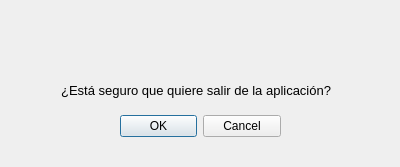
<?xml version="1.0" encoding="UTF-8"?>
<ui version="4.0">
 <class>venAviso</class>
 <widget class="QDialog" name="venAviso">
  <property name="geometry">
   <rect>
    <x>0</x>
    <y>0</y>
    <width>400</width>
    <height>167</height>
   </rect>
  </property>
  <property name="windowTitle">
   <string>Aviso</string>
  </property>
  <property name="modal">
   <bool>true</bool>
  </property>
  <widget class="QDialogButtonBox" name="btnBoxAviso">
   <property name="geometry">
    <rect>
     <x>120</x>
     <y>110</y>
     <width>161</width>
     <height>32</height>
    </rect>
   </property>
   <property name="orientation">
    <enum>Qt::Horizontal</enum>
   </property>
   <property name="standardButtons">
    <set>QDialogButtonBox::Cancel|QDialogButtonBox::Ok</set>
   </property>
   <property name="centerButtons">
    <bool>true</bool>
   </property>
  </widget>
  <widget class="QLabel" name="lblMensaje">
   <property name="geometry">
    <rect>
     <x>60</x>
     <y>80</y>
     <width>271</width>
     <height>20</height>
    </rect>
   </property>
   <property name="font">
    <font>
     <pointsize>10</pointsize>
    </font>
   </property>
   <property name="text">
    <string>¿Está seguro que quiere salir de la aplicación?</string>
   </property>
   <property name="alignment">
    <set>Qt::AlignRight|Qt::AlignTrailing|Qt::AlignVCenter</set>
   </property>
  </widget>
  <widget class="QLabel" name="lblImgSalir">
   <property name="geometry">
    <rect>
     <x>180</x>
     <y>20</y>
     <width>41</width>
     <height>41</height>
    </rect>
   </property>
   <property name="text">
    <string/>
   </property>
   <property name="pixmap">
    <pixmap>img/iconoSalir.png</pixmap>
   </property>
   <property name="scaledContents">
    <bool>true</bool>
   </property>
  </widget>
 </widget>
 <resources>
  <include location="img/iconoSalir.qrc"/>
 </resources>
 <connections>
  <connection>
   <sender>btnBoxAviso</sender>
   <signal>accepted()</signal>
   <receiver>venAviso</receiver>
   <slot>accept()</slot>
   <hints>
    <hint type="sourcelabel">
     <x>248</x>
     <y>254</y>
    </hint>
    <hint type="destinationlabel">
     <x>157</x>
     <y>274</y>
    </hint>
   </hints>
  </connection>
  <connection>
   <sender>btnBoxAviso</sender>
   <signal>rejected()</signal>
   <receiver>venAviso</receiver>
   <slot>reject()</slot>
   <hints>
    <hint type="sourcelabel">
     <x>316</x>
     <y>260</y>
    </hint>
    <hint type="destinationlabel">
     <x>286</x>
     <y>274</y>
    </hint>
   </hints>
  </connection>
 </connections>
</ui>
